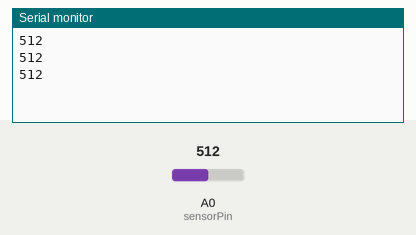
A sketch run on a simulated Arduino Uno, built with avr-gcc and run on an emulated ATmega328P. Parts: the last lines printed to the serial monitor. The inputs (shaded band) are chosen by the test bench; at power-on: A0 (sensorPin) = 512.

Above: at 1.3 s.
1.4 s: A0 (sensorPin) set to 716
At 1.9 s:
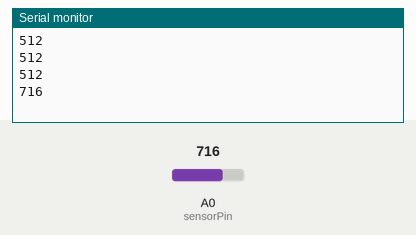
2.9 s: A0 (sensorPin) set to 900
At 3.3 s:
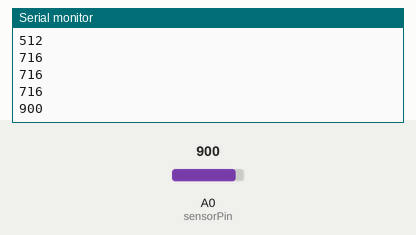
Timing chart, 0 to 5.9 s (numbered marks = the images above; inputs shaded):
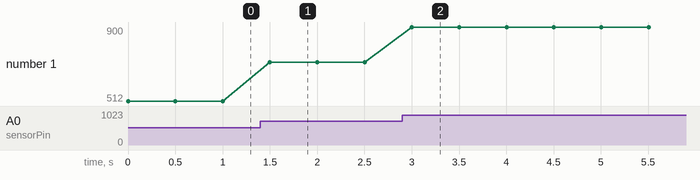

The sketch:

read_sensor.ino
```cpp
int sensorPin = 0;
void setup()
{
  analogReference(DEFAULT);//isn't necessary

  Serial.begin(600);
}
void loop()
{
  Serial.println(analogRead(sensorPin));
  delay(500);
}
```

Measured:
- after the input at 1.4 s, the serial monitor: prints a new line after 0.10 s (image 1)
- after the input at 2.9 s, the serial monitor: prints a new line after 0.10 s (image 2)
- plotted number 1: 512 → 716 after the input at 1.4 s, 716 → 900 after the input at 2.9 s
